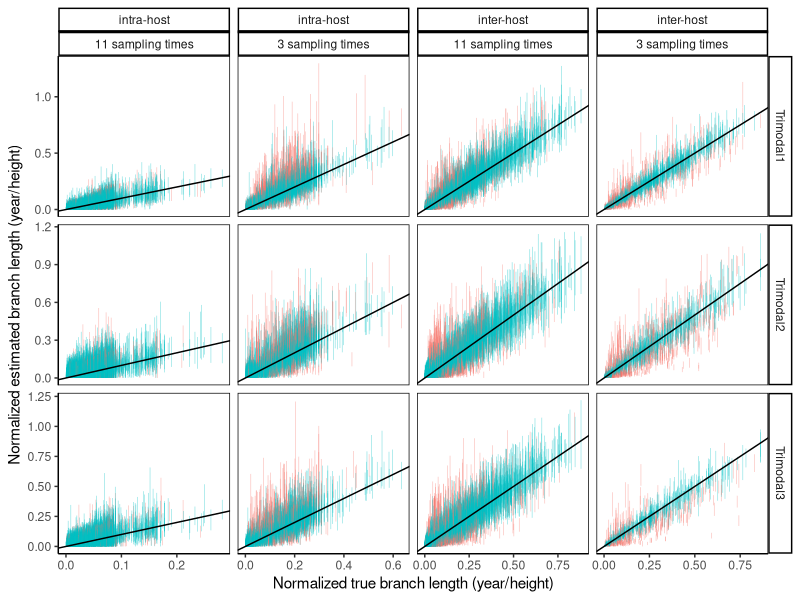
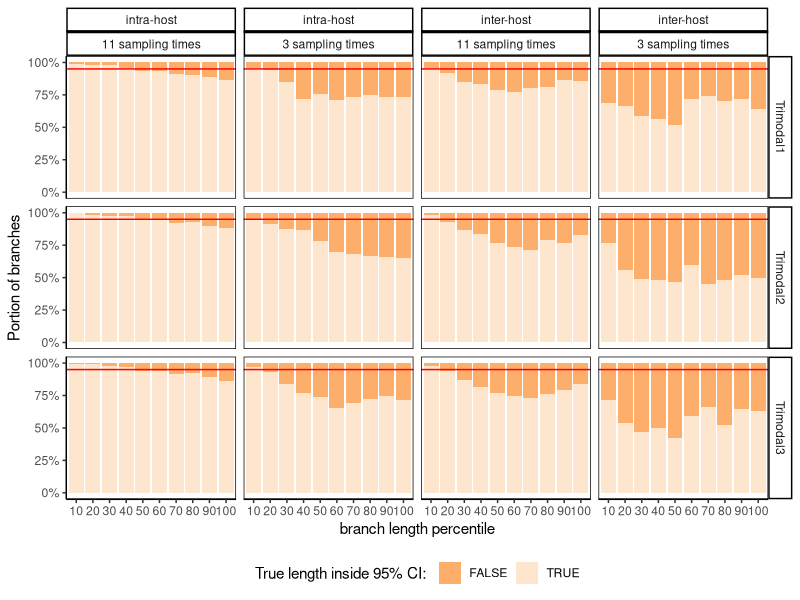
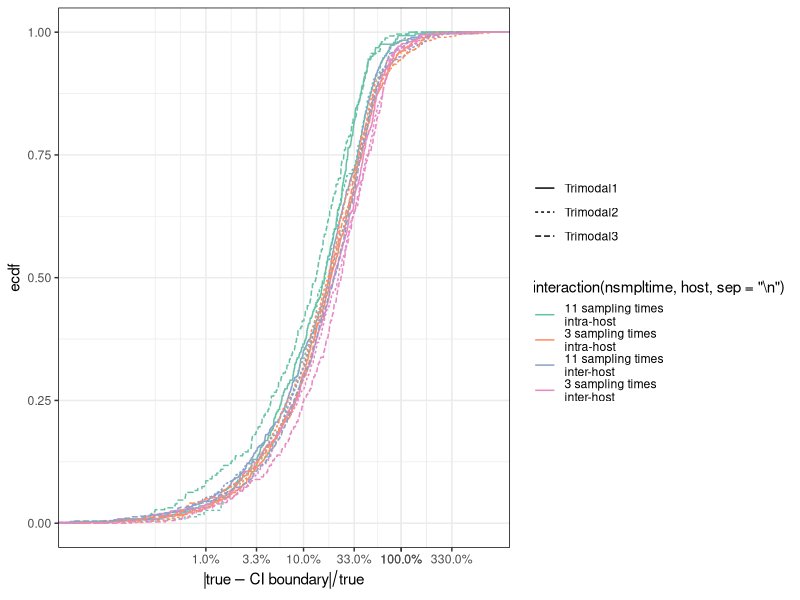
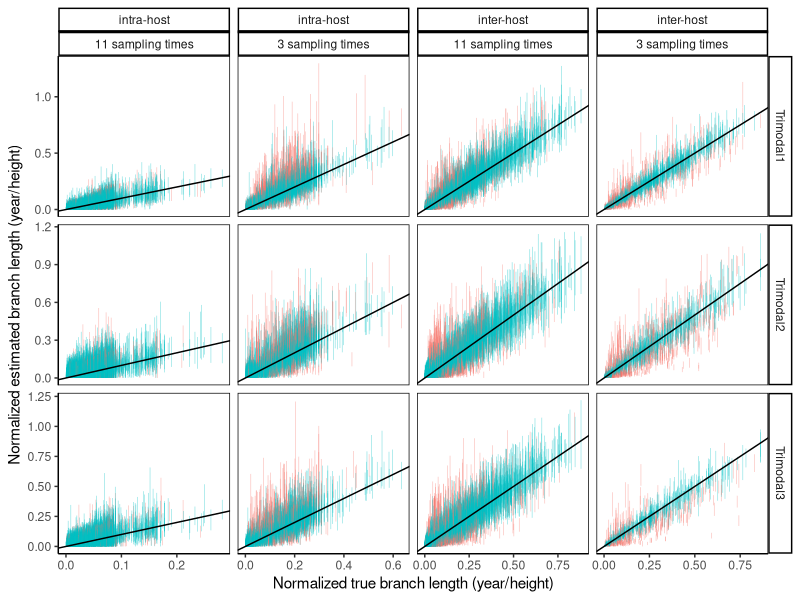
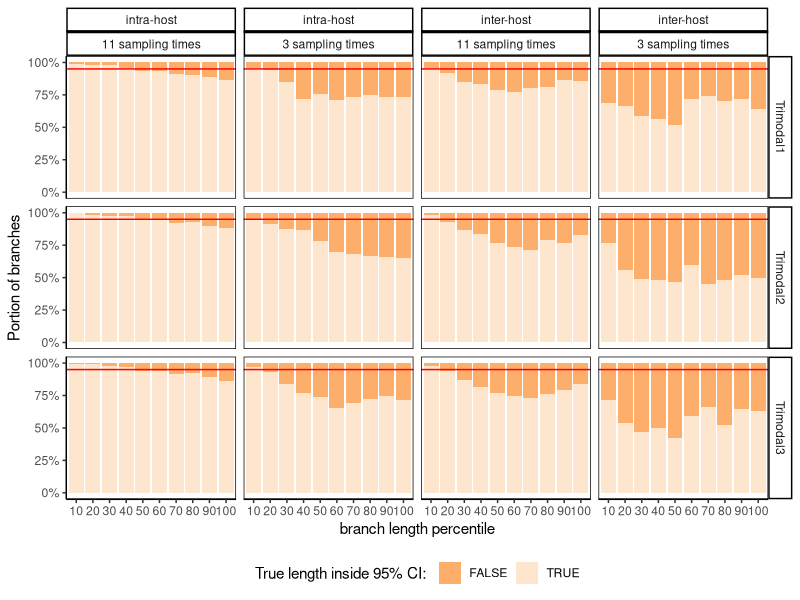
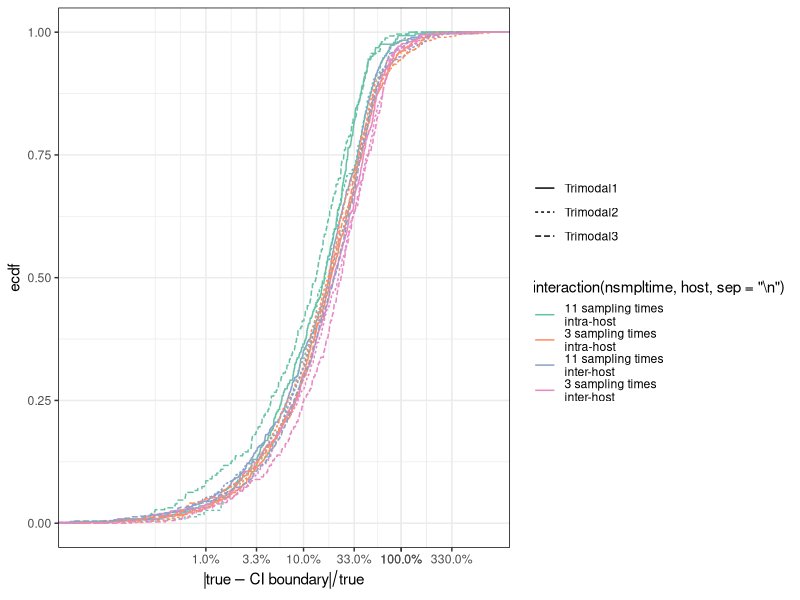

These figures' R source, in order:
setwd("/Users/uym2/my_gits/MD-Cat-paper/Plots/simulated/sysBio_revision")
require(ggplot2)
require(scales)
library(dplyr)

d = read.table("MDCat_HIVsim_CI.txt",header=T)
d$inside = (d$trueTime >= d$p0025 & d$trueTime <= d$p0975)
h = data.frame("treeModel"=c("D750_11_10","D750_3_25","D995_11_10","D995_3_25"),
               "height"=c(29.3667,66.8334,22.4934,32.4669),
               "name"=c("M3","M4","M1","M2"))
d1=merge(d,h,by="treeModel")
d1$host = "intra-host"
d1[d1$name %in% c("M3","M4"),]$host = "inter-host"
d1$host = factor(d1$host,levels = c("intra-host","inter-host"))

d1$nsmpltime = "11 sampling times"
d1[d1$name %in% c("M2","M4"),]$nsmpltime = "3 sampling times"

d1$clockModel = factor(d1$clockModel,levels=c("trilnormcave","trilnormvex","trilnorm"),labels=c("Trimodal1","Trimodal2","Trimodal3"))

ggplot(d1) + 
  geom_segment(aes(x=trueTime/height,y=p0025/height,xend=trueTime/height,yend=p0975/height,color=inside),size=0.2,alpha=0.5) +
  geom_abline() + 
  facet_grid(rows=vars(clockModel),cols=vars(host,nsmpltime),scale="free") + 
  theme_classic() + 
  theme(legend.position = "None",panel.border = element_rect(colour = "black", fill=NA)) + 
  xlab("Normalized true branch length (year/height)") + 
  ylab("Normalized estimated branch length (year/height)")
ggsave("MDCat_HIVsim_CI.pdf",width=7,height=4)

head(d1)



d1 %>% group_by(clockModel,host,nsmpltime) %>% 
  mutate(blg=cut(trueTime/height, quantile(trueTime/height,(0:10)/10), include.lowest = T,
                      labels = c(1:10)*10)) %>% 
  group_by(clockModel,host,nsmpltime,blg) %>% 
  mutate(c=n()) %>%
                group_by(clockModel,host,nsmpltime,blg,inside) %>% 
  summarise(n=n()/unique(c)[1]) %>% 
ggplot(aes(x=blg,fill=inside,y=n))+
  geom_bar(aes(),stat="identity")+
  facet_grid(rows=vars(clockModel),cols=vars(host,nsmpltime),scale="free") + 
  geom_hline(yintercept = 0.95,color="red")+
  scale_y_continuous(labels=percent,name="Portion of branches")+
  scale_x_discrete(name="branch length percentile")+
  scale_fill_brewer(palette = 7,direction = -1,name="True length inside 95% CI: ")+
  theme_classic() + theme(legend.position = "bottom",
                          panel.border = element_rect(colour = "black", fill=NA)) 
ggsave("HIV-support.pdf",width=8.5,height = 4.7)

head(d1)


d1 %>%  filter(trueTime<p0025 | trueTime>p0975) %>%
  mutate(d=ifelse(trueTime<p0025,(p0025-trueTime)/trueTime,(trueTime-p0975)/trueTime)) %>%
  ggplot()+
  stat_ecdf(aes(x=d,linetype=clockModel,color=interaction(nsmpltime,host,sep="\n")))+
  #facet_grid(cols=vars(treeModel),scale="free") + 
  #geom_vline(xintercept = 1,color="red")+
  scale_color_brewer(palette = "Set2")+
  scale_x_continuous(name=expression(abs( true - CI~boundary )/true),trans="log10",labels=percent,
                     breaks = c(0.01,0.033,0.1,0.33,1,3.3,1))+
  coord_cartesian(xlim=c(0.0005,8))+
  #scale_x_discrete(name="branch length percentile")+
  scale_linetype(name="")+
  scale_fill_brewer(palette = 7,direction = -1,name="Inside 95% CI: ")+
  theme_bw() + theme(legend.position = "right",
                          panel.border = element_rect(colour = "black", fill=NA)) 

ggsave("HIV-support-delta.pdf",width=8,height = 2.5)



d1 %>% group_by(clockModel,host,nsmpltime) %>% 
  mutate(blg=cut(trueTime/height, quantile(trueTime/height,(0:10)/10), include.lowest = T,
                 labels = c(1:10)*10)) %>% 
  group_by(clockModel,host,nsmpltime) %>% 
  mutate(c=n()) %>%
  group_by(host,nsmpltime,inside,clockModel) %>% 
  summarise(n=n()/unique(c)[1]) %>% filter(inside == FALSE)
